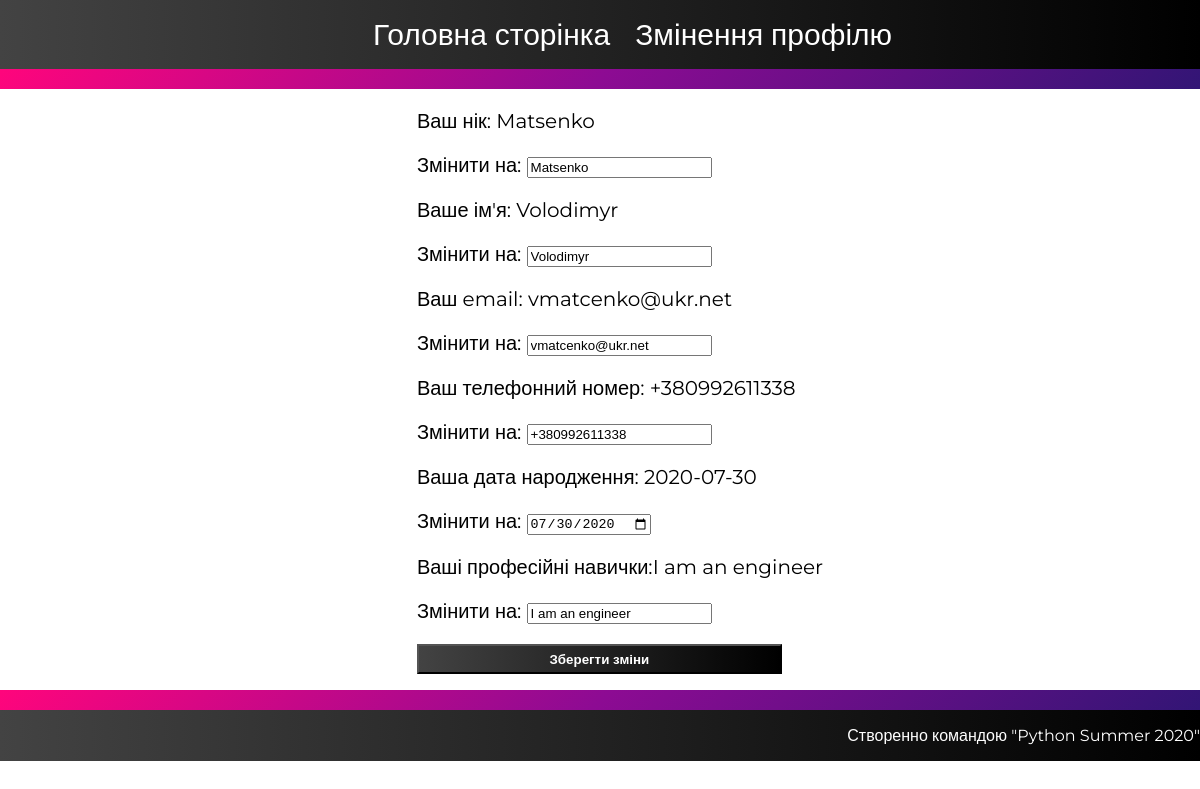
Page /profile/change/data (signed in) on the earlier database version.
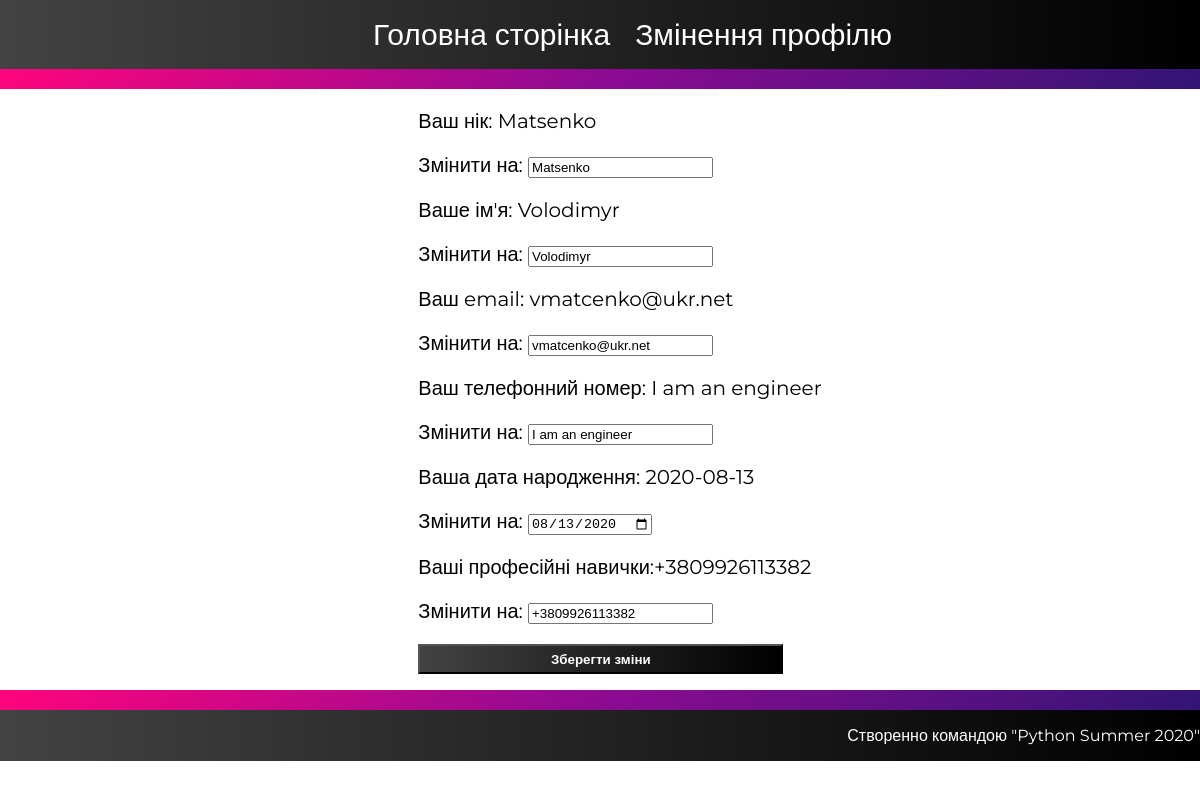
Same page on the later database version.
### tables this page shows
CREATE TABLE user_tab (
  id  INTEGER  PRIMARY KEY,  
  username TEXT UNIQUE NOT NULL,
  password TEXT NOT NULL,
  name TEXT  NOT NULL,
  email TEXT UNIQUE NOT NULL,
  telephone_number TEXT UNIQUE NOT NULL ,
  birthday TEXT NOT NULL,
  prof_skills TEXT NOT NULL,
  isMentor BOOLEAN NOT NULL

);

### flaskr/main.py (the view, shortened to what this page needs)
@bp.route('/profile/change/data', methods=('GET', 'POST'))
def profile_change_data():
    if request.method == 'GET':
        return render_template("profile_change_data.html")

### flaskr/auth.py (called while the page is built)
@bp.before_app_request
def load_logged_in_user():
    user_id = session.get('user_id')
    if user_id is None:
        g.user = None
    else:
        g.user = get_db().execute(
            'SELECT * FROM user_tab WHERE id = ?', (user_id,)
        ).fetchone()

### flaskr/db.py (called while the page is built)
def get_db():
    if 'db' not in g:
        g.db = sqlite3.connect(
            current_app.config['DATABASE'],
            detect_types=sqlite3.PARSE_DECLTYPES
        )
        g.db.row_factory = sqlite3.Row
    return g.db

### flaskr/templates/profile_change_data.html (shortened to what this page needs)
<!DOCTYPE html>
<html lang="en">
<head>
</head>
<body>
    <header>
        <ul>
            <li><a href="{{url_for('home')}}">Головна сторінка</a></li>
            <li><a href="">Змінення профілю</a></li>
        </ul>
    </header>
    <div class="background">
    </div>
    {% if g.user %}
    <div class="data">
        <form method="post" action="/profile/change/data" class="profile_changes">
        <ul>
            <li>
                <p>Ваш нік: {{g.user['username']}}
                <p>Змінити на: <input id="username" name="username" value="{{g.user['username']}}"></p>
            </li>
            <li>
                <p>Ваше ім'я: {{g.user['name']}} </p>
                <p>Змінити на: <input id="name" type="text"name="name" value="{{g.user['name']}}"></p>
            </li>
            <li>
                <p>Ваш email: {{g.user['email']}}</p>
                <p>Змінити на: <input id="email"   type="email"name="email" value="{{g.user['email']}}"></p>
            </li>
            <li>
                <p>Ваш телефонний номер: {{g.user['telephone_number']}}</p>
                <p>Змінити на: <input id="telephone_number" type="tel" name="telephone_number"
                        value="{{g.user['telephone_number']}}"></p>
            </li>
            <li>
                <p>Ваша дата народження: {{g.user['birthday']}}</p>
                <p>Змінити на: <input id="birthday" name="birthday"  type="date" value="{{g.user['birthday']}}"></p>
            </li>
            <li>
                <p>Ваші професійні навички:{{g.user['prof_skills']}}</p>
                <p>Змінити на: <input id="prof_skills" name="prof_skills" type="text "value="{{g.user['prof_skills']}}"></p>
            </li>
            <li>
                    <button style="width:365px;height:30px; font-family: 'Montserrat', sans-serif;"><b>Зберегти
                            зміни</b></button>
            </li>
        </ul>
    </form>
    </div>
    <div class="background">
    </div>
    {% endif %}
    <footer>
        <p>Створенно командою "Python Summer 2020"</p>
    </footer>
</body>
</html>

### flaskr/templates/profile_change_data.html (style rules this page uses)
header { display: flex; justify-content: center; width: 100%; height: 100%; background-image: linear-gradient(to right, #434343 0%, black 100%); }
header ul li { font-size: 30px; color: white; }
header ul { display: flex; flex-direction: row; list-style: none; }
header ul li { padding-left: 25px; }
body { font-family: 'Montserrat', sans-serif; margin: 0; padding: 0; }
footer { display: flex; justify-content: flex-end; background-image: linear-gradient(to right, #434343 0%, black 100%); width: 100%; height: 100%; }
footer p { color: white; }
a { text-decoration: none; color: white; }
.background { background-image: linear-gradient(-225deg, #FF057C 0%, #8D0B93 50%, #321575 100%); width: 100%; height: 20px; }
.data { display: flex; justify-content: center; }
.data ul { list-style: none; }
.data ul p { font-size: 20px; }
.profile_changes button { background-image: linear-gradient(to right, #434343 0%, black 100%); color: white; height: 30px; }

Differences in the rows shown:
changed user_tab "Matsenko": user.telephone_number "+380992611338" → "I am an engineer"; telephone_number "+380992611338" → "I am an engineer"; user.birthday "2020-07-30" → "2020-08-13"; birthday "07/30/2020" → "08/13/2020"; user.prof_skills "I am an engineer" → "+3809926113382"
Other differences:
form field prof_skills: "I am an engineer" → "+3809926113382"
